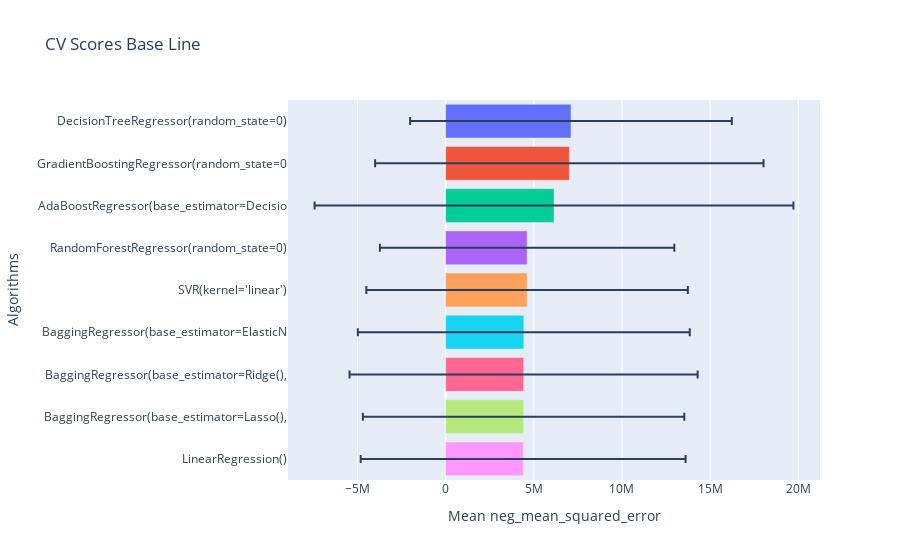

Notebook code cell kept with this figure:
### Code cell
gp.crossval_models(x_train,y_train,10,lista_estimadores,"neg_mean_squared_error")

### Figure 1 — Plotly figure (JSON) as saved in the notebook; plotly's stock layout.template omitted (floating-point values rounded to 4 significant figures)
{"data": [{"alignmentgroup": "True", "error_x": {"array": [9123000.0]}, "hovertemplate": "Algorithms=%{y}<br>Mean neg_mean_squared_error=%{x}<extra></extra>", "legendgroup": "DecisionTreeRegressor(random_state=0)", "marker": {"color": "#636efa", "pattern": {"shape": ""}}, "name": "DecisionTreeRegressor(random_state=0)", "offsetgroup": "DecisionTreeRegressor(random_state=0)", "orientation": "h", "showlegend": true, "textposition": "auto", "type": "bar", "x": [7108000.0], "xaxis": "x", "y": ["DecisionTreeRegressor(random_state=0)"], "yaxis": "y"}, {"alignmentgroup": "True", "error_x": {"array": [11020000.0]}, "hovertemplate": "Algorithms=%{y}<br>Mean neg_mean_squared_error=%{x}<extra></extra>", "legendgroup": "GradientBoostingRegressor(random_state=0", "marker": {"color": "#EF553B", "pattern": {"shape": ""}}, "name": "GradientBoostingRegressor(random_state=0", "offsetgroup": "GradientBoostingRegressor(random_state=0", "orientation": "h", "showlegend": true, "textposition": "auto", "type": "bar", "x": [7014000.0], "xaxis": "x", "y": ["GradientBoostingRegressor(random_state=0"], "yaxis": "y"}, {"alignmentgroup": "True", "error_x": {"array": [13580000.0]}, "hovertemplate": "Algorithms=%{y}<br>Mean neg_mean_squared_error=%{x}<extra></extra>", "legendgroup": "AdaBoostRegressor(base_estimator=Decisio", "marker": {"color": "#00cc96", "pattern": {"shape": ""}}, "name": "AdaBoostRegressor(base_estimator=Decisio", "offsetgroup": "AdaBoostRegressor(base_estimator=Decisio", "orientation": "h", "showlegend": true, "textposition": "auto", "type": "bar", "x": [6145000.0], "xaxis": "x", "y": ["AdaBoostRegressor(base_estimator=Decisio"], "yaxis": "y"}, {"alignmentgroup": "True", "error_x": {"array": [8349000.0]}, "hovertemplate": "Algorithms=%{y}<br>Mean neg_mean_squared_error=%{x}<extra></extra>", "legendgroup": "RandomForestRegressor(random_state=0)", "marker": {"color": "#ab63fa", "pattern": {"shape": ""}}, "name": "RandomForestRegressor(random_state=0)", "offsetgroup": "RandomForestRegressor(random_state=0)", "orientation": "h", "showlegend": true, "textposition": "auto", "type": "bar", "x": [4620000.0], "xaxis": "x", "y": ["RandomForestRegressor(random_state=0)"], "yaxis": "y"}, {"alignmentgroup": "True", "error_x": {"array": [9118000.0]}, "hovertemplate": "Algorithms=%{y}<br>Mean neg_mean_squared_error=%{x}<extra></extra>", "legendgroup": "SVR(kernel='linear')", "marker": {"color": "#FFA15A", "pattern": {"shape": ""}}, "name": "SVR(kernel='linear')", "offsetgroup": "SVR(kernel='linear')", "orientation": "h", "showlegend": true, "textposition": "auto", "type": "bar", "x": [4618000.0], "xaxis": "x", "y": ["SVR(kernel='linear')"], "yaxis": "y"}, {"alignmentgroup": "True", "error_x": {"array": [9412000.0]}, "hovertemplate": "Algorithms=%{y}<br>Mean neg_mean_squared_error=%{x}<extra></extra>", "legendgroup": "BaggingRegressor(base_estimator=ElasticN", "marker": {"color": "#19d3f3", "pattern": {"shape": ""}}, "name": "BaggingRegressor(base_estimator=ElasticN", "offsetgroup": "BaggingRegressor(base_estimator=ElasticN", "orientation": "h", "showlegend": true, "textposition": "auto", "type": "bar", "x": [4433000.0], "xaxis": "x", "y": ["BaggingRegressor(base_estimator=ElasticN"], "yaxis": "y"}, {"alignmentgroup": "True", "error_x": {"array": [9872000.0]}, "hovertemplate": "Algorithms=%{y}<br>Mean neg_mean_squared_error=%{x}<extra></extra>", "legendgroup": "BaggingRegressor(base_estimator=Ridge(),", "marker": {"color": "#FF6692", "pattern": {"shape": ""}}, "name": "BaggingRegressor(base_estimator=Ridge(),", "offsetgroup": "BaggingRegressor(base_estimator=Ridge(),", "orientation": "h", "showlegend": true, "textposition": "auto", "type": "bar", "x": [4421000.0], "xaxis": "x", "y": ["BaggingRegressor(base_estimator=Ridge(),"], "yaxis": "y"}, {"alignmentgroup": "True", "error_x": {"array": [9116000.0]}, "hovertemplate": "Algorithms=%{y}<br>Mean neg_mean_squared_error=%{x}<extra></extra>", "legendgroup": "BaggingRegressor(base_estimator=Lasso(),", "marker": {"color": "#B6E880", "pattern": {"shape": ""}}, "name": "BaggingRegressor(base_estimator=Lasso(),", "offsetgroup": "BaggingRegressor(base_estimator=Lasso(),", "orientation": "h", "showlegend": true, "textposition": "auto", "type": "bar", "x": [4420000.0], "xaxis": "x", "y": ["BaggingRegressor(base_estimator=Lasso(),"], "yaxis": "y"}, {"alignmentgroup": "True", "error_x": {"array": [9214000.0]}, "hovertemplate": "Algorithms=%{y}<br>Mean neg_mean_squared_error=%{x}<extra></extra>", "legendgroup": "LinearRegression()", "marker": {"color": "#FF97FF", "pattern": {"shape": ""}}, "name": "LinearRegression()", "offsetgroup": "LinearRegression()", "orientation": "h", "showlegend": true, "textposition": "auto", "type": "bar", "x": [4395000.0], "xaxis": "x", "y": ["LinearRegression()"], "yaxis": "y"}], "layout": {"barmode": "relative", "legend": {"title": {"text": "Algorithms"}, "tracegroupgap": 0}, "showlegend": false, "title": {"text": "CV Scores Base Line"}, "xaxis": {"anchor": "y", "domain": [0, 1], "title": {"text": "Mean neg_mean_squared_error"}}, "yaxis": {"anchor": "x", "categoryarray": ["LinearRegression()", "BaggingRegressor(base_estimator=Lasso(),", "BaggingRegressor(base_estimator=Ridge(),", "BaggingRegressor(base_estimator=ElasticN", "SVR(kernel='linear')", "RandomForestRegressor(random_state=0)", "AdaBoostRegressor(base_estimator=Decisio", "GradientBoostingRegressor(random_state=0", "DecisionTreeRegressor(random_state=0)"], "categoryorder": "array", "domain": [0, 1], "title": {"text": "Algorithms"}}}}
